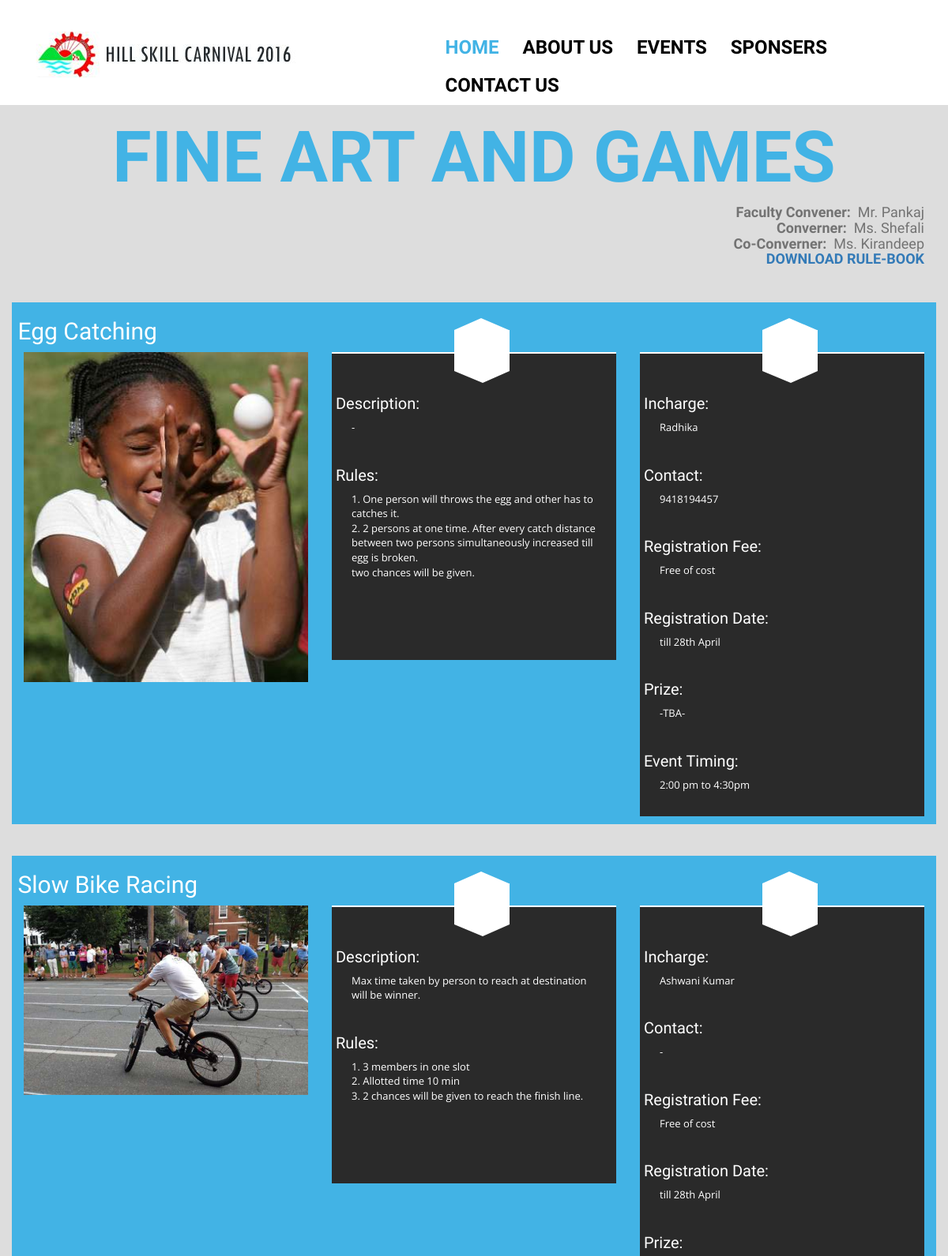
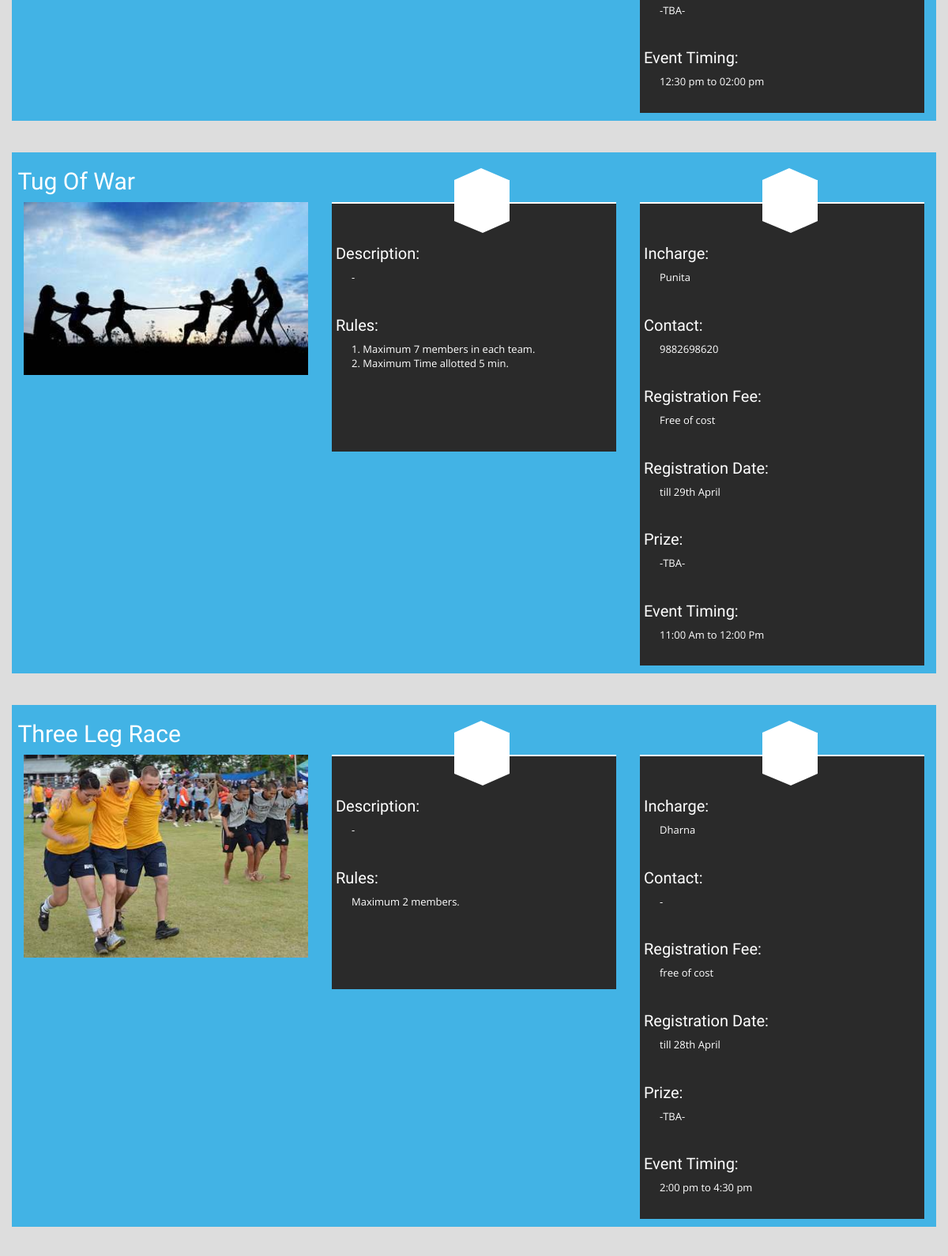
The page /event.php?event=FINE ART AND GAMES (upper part) on the database its author committed (2 pictures, top to bottom).
### tables this page shows
CREATE TABLE IF NOT EXISTS `mainevents` (
  `id` int(5) NOT NULL AUTO_INCREMENT,
  `event` varchar(20) NOT NULL,
  `shead` varchar(30) NOT NULL,
  `thead` varchar(30) NOT NULL,
  `contact` varchar(30) NOT NULL,
  `rulebook` varchar(30) NOT NULL,
  PRIMARY KEY (`id`)
);

CREATE TABLE IF NOT EXISTS `event` (
  `id` int(30) NOT NULL AUTO_INCREMENT,
  `event` varchar(20) NOT NULL,
  `name` varchar(50) NOT NULL,
  `sname` varchar(30) NOT NULL,
  `contact` varchar(30) NOT NULL,
  `rules` varchar(500) NOT NULL,
  `des` varchar(400) NOT NULL,
  `otherAtt` varchar(50) NOT NULL,
  `other` varchar(3000) NOT NULL,
  `prize` varchar(30) NOT NULL,
  `regfee` varchar(20) NOT NULL,
  `regdate` varchar(30) NOT NULL,
  `timing` varchar(30) NOT NULL,
  `img` varchar(30) NOT NULL,
  `day` varchar(5) NOT NULL,
  `status` varchar(10) NOT NULL,
  PRIMARY KEY (`id`)
);

### event.php (the view, shortened to what this page needs)
<?php
include('header.php');
?>
<?php
require_once('connect.php');
if(!$event=$_GET['event'])
{
header('Location: index.html');
}
 $result=mysql_query("SELECT * FROM mainevents WHERE event='$event'",$link);
while($row=mysql_fetch_assoc($result))
{
		echo"<section class='about text-center' style='background-color:#ddd;'><br><br><br><br><br>
                            <div class='container' >
						<h2>".$row['event']."</h2>
						<h4 style='text-align:right;font-size:18px;'><b>Faculty Convener: </b>&nbsp".$row['thead']."<br><b>Converner:</b>&nbsp ".$row['shead']."<br><b>Co-Converner: </b>&nbsp".$row['contact']."  <br><a href=".$row['rulebook']."><b>DOWNLOAD RULE-BOOK</b></a> </h4> ";}
              $row=mysql_query("SELECT * FROM event WHERE (event='$event')",$link);
                     while($result=mysql_fetch_assoc($row))
                         {    echo"
                                    <div class='row' style='background-color:#42b3e5;'>
                                          <h3 style='text-align:left; color:#fff;font-size:30px;'>&nbsp".$result['name']."</h3>
                                            <div class='col-md-4 col-sm-6' >
							<div class='single-about-detail clearfix'>
								<div class='about-img'>
									<img src='img/event/".$result['img'].".jpg' alt=''>
								</div>
							</div>
						</div>
						<div class='col-md-4 col-sm-6'>
							<div class='single-about-detail'>
								<div class='about-details'>
									<div class='pentagon-text'>
									</div>
									<h3 style='font-size:20px; text-align:left;'>&nbspDescription:</h3>
									<p style='text-align:left;'>".$result['des']."</p>
                                                                        <h3 style='font-size:20px; text-align:left;'>&nbspRules:</h3>
									<p style='text-align:left;'>".$result['rules']."</p>
                                                                        <h3 style='font-size:20px; text-align:left;'>&nbsp".$result['otherAtt']."</h3>
									<p style='text-align:left;'>".$result['other']."</p>
								</div>
							</div>
						</div>
						<div class='col-md-4 col-sm-6'>
							<div class='single-about-detail'>
								<div class='about-details'>
									<div class='pentagon-text'>
									</div>
									<h3 style='font-size:20px; text-align:left; '>&nbspIncharge:</h3>
									<p style='text-align:left;'>".$result['sname']."</p>
                                                                        <h3 style='font-size:20px; text-align:left;'>&nbspContact:</h3>
									<p style='text-align:left;'>".$result['contact']."</p>
                                                                         <h3 style='font-size:20px; text-align:left;'>&nbspRegistration Fee:</h3>
									<p style='text-align:left;'>".$result['regfee']."</p>
                                                                         <h3 style='font-size:20px; text-align:left;'>&nbspRegistration Date:</h3>
									<p style='text-align:left;'>".$result['regdate']."</p>
                                                                        <h3 style='font-size:20px; text-align:left;'>&nbspPrize:</h3>
									<p style='text-align:left;'>".$result['prize']."</p>
                                                                         <h3 style='font-size:20px; text-align:left;'>&nbspEvent Timing:</h3>
									<p style='text-align:left;'>".$result['timing']."</p>
								</div>
							</div>
						</div
					</div>
			</div><br><br>";}
			echo"	</section>
";
?>
<?php
include('footer.php');
?>

### css/style.css (style rules this page uses)
body { margin: 0; padding: 0; font-family: 'BenchNine', sans-serif; }
a:hover, a:visited, a { text-decoration: none; }
h1, h2 { text-transform: uppercase; font-weight: bold; }
.about h2 { font-size: 90px; color: #42b3e5; margin-top: 50px; }
.about h4 { font-size: 24px; color: #737373; margin-bottom: 45px; }
.about-img img { width: 100%; }
.single-about-detail { position: relative; }
.pentagon-text { width: 70px; height: 52px; background: #fff; position: relative; top: -30px; left: 43%; }
.pentagon-text:before { content: ""; position: absolute; top: -15px; left: 0; width: 0; height: 0; border-left: 34px solid transparent; border-right: 35px solid transparent; border-bottom: 15px solid #fff; }
.pentagon-text:after { content: ""; position: absolute; bottom: -15px; left: 0; width: 0; height: 0px; border-left: 36px solid transparent; border-right: 34px solid transparent; border-top: 15px solid #fff; }
.about-details { background: #2a2a2a; border-top: 2px solid #fff; transition: all .7s ease 0s; -webkit-transition: all .7s ease 0s; -moz-transition: all .7s ease 0s; -o-transition: all .7s ease 0s; -ms-transition: all .7s ease 0s; }
.about-details h3 { font-size: 36px; color: #fff; margin-top: 0; }
.about-details p { font-size: 13px; color: #fff; font-family: 'Open Sans', sans-serif; padding: 0 25px; padding-bottom: 30px; }
html, body, .carousel, .carousel-inner, .carousel-inner .item { height: 100%; }

### rows shown on the page
mainevents: event "FINE ART AND GAMES", thead "Mr. Pankaj", shead "Ms. Shefali", contact "Ms. Kirandeep"
event: name "Egg Catching", img (picture), des "-", rules "1. One person will throws the egg and other has to catches it. 2. 2 persons at one time. After every catch distance between two persons simultaneously increased till egg is broken. two chances will be given.", sname "Radhika", contact "9418194457", regfee "Free of cost", regdate "till 28th April", prize "-TBA-", timing "2:00 pm to 4:30pm"
event: name "Slow Bike Racing", img (picture), des "Max time taken by person to reach at destination will be winner.", rules "1. 3 members in one slot 2. Allotted time 10 min 3. 2 chances will be given to reach the finish line.", sname "Ashwani Kumar", contact "-", regfee "Free of cost", regdate "till 28th April", prize "-TBA-", timing "12:30 pm to 02:00 pm"
event: name "Tug Of War", shows a picture, des "-", rules "1. Maximum 7 members in each team. 2. Maximum Time allotted 5 min.", sname "Punita", contact "9882698620", regfee "Free of cost", regdate "till 29th April", prize "-TBA-", timing "11:00 Am to 12:00 Pm"
event: name "Three Leg Race", shows a picture, des "-", rules "Maximum 2 members.", sname "Dharna", contact "-", regfee "free of cost", regdate "till 28th April", prize "-TBA-", timing "2:00 pm to 4:30 pm"
